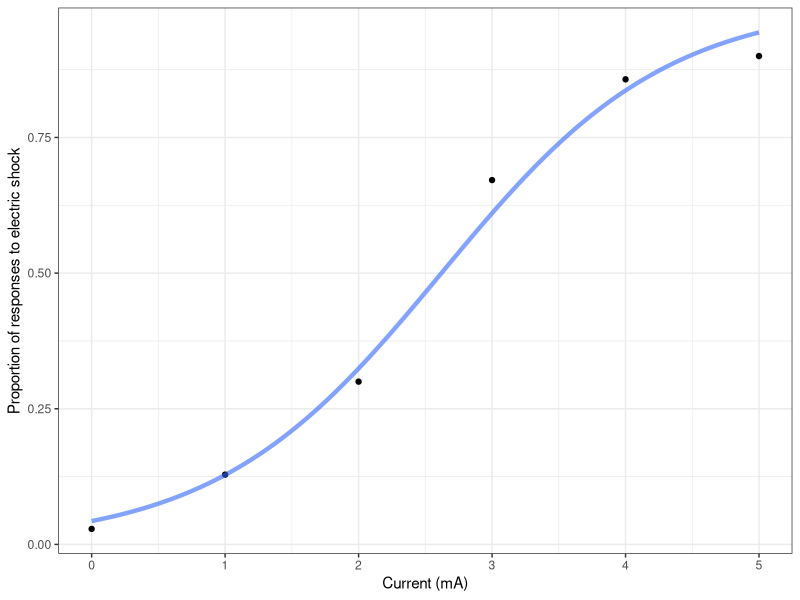

Generate this figure with R:
## ---- chunk 1
knitr::opts_chunk$set(
  echo=TRUE, message=FALSE, warning=FALSE, fig.align="center", dev="svglite"
)

old.hooks <- fansi::set_knit_hooks(knitr::knit_hooks)
options(crayon.enabled=TRUE)
## ---- chunk 2
library(tibble)
library(dplyr)
library(ggplot2)
theme_set(theme_bw())
## ---- chunk 3
cows <- tibble(
  current = 0:5,
  trials = rep(70, 6),
  responses = c(2, 9, 21, 47, 60, 63),
  proportion = responses / trials
)

cows
## ---- chunk 4
with(cows, cbind(responses, no_responses = trials - responses))
## ---- chunk 5
full_model <- glm(cbind(responses, trials - responses) ~ current, family=binomial, data=cows)
## ---- chunk 6
summary(full_model)
## ---- chunk 7
predict(full_model)
## ---- chunk 8
predict(full_model, type="response")
## ---- chunk 9
fitted_vals <- full_model %>%
  predict(newdata = tibble(current=seq(0, 5, 0.01)), type="response") %>%
  as_tibble_col(column_name=".fitted") %>%
  add_column(current=seq(0, 5, 0.01), .before=".fitted")

fitted_vals
## ---- chunk 10
ggplot(data=NULL, aes(x=current))+
  geom_point(data=cows, aes(y=proportion))+
  geom_line(data=fitted_vals, aes(y=.fitted), colour="#3366FF", lwd=1.5, alpha=0.6)+
  labs(x="Current (mA)", y="Proportion of responses to electric shock")
## ---- chunk 11
deviance(full_model)
## ---- chunk 12
reduced_model <- update(full_model, . ~ 1)

anova(reduced_model, full_model, test="Chisq")
